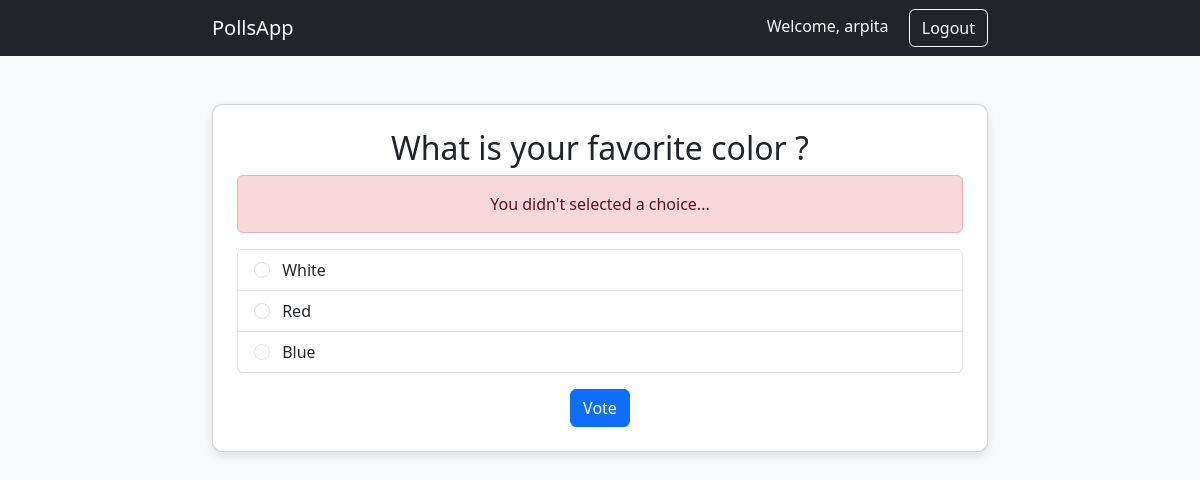
Screenshot of /polls/2/user_vote/ (signed in) with the database file from the repository.
### polls/models.py (models this page shows, shortened)
class Question(models.Model):
    question_text = models.CharField(max_length = 200)
    pub_date = models.DateTimeField("date published")

class Choice(models.Model):
    question = models.ForeignKey(Question, on_delete=models.CASCADE)
    choice_text = models.CharField(max_length= 200)
    votes = models.IntegerField(default= 0)

### polls/views.py (the view, shortened to what this page needs)
# urls.py: path("<int:question_id>/user_vote/", views.user_vote, name="user_vote"),
@login_required(login_url="/accounts/login/")
def user_vote(request, question_id):
    question = get_object_or_404(Question, pk = question_id)
    try:
        selected_choice = question.choice_set.get(pk = request.POST["choice"])
    except(KeyError, Choice.DoesNotExist):
        return render(
            request,
            "polls/detail.html",
            {
                "question": question,
                "error_message": "You didn't selected a choice...",
            },
        )
    else:
        selected_choice.votes = F("votes") + 1
        selected_choice.save(update_fields = ["votes"])
        selected_choice.refresh_from_db()
        Vote.objects.create(user = request.user, question = question, choice = selected_choice)
    return HttpResponseRedirect(reverse("polls:results", args = (question.id,)))

### polls/templates/polls/detail.html (shortened to what this page needs)
{% extends "polls/base.html" %}
{% block content %}
    {% if user.is_authenticated %}
        <div class="card poll-card p-4">
            <h2 class="text-center">{{ question.question_text }}</h2>
            {% if error_message %}
                <p class="alert alert-danger text-center">{{ error_message }}</p>
            {% endif %}
            <form action="{% url 'polls:user_vote' question.id %}" method="post">
                <div class="list-group">
                    {% for choice in question.choice_set.all %}
                        <label class="list-group-item">
                            <input type="radio" name="choice" value="{{ choice.id }}" class="form-check-input me-2">
                            {{ choice.choice_text }}
                        </label>
                    {% endfor %}
                </div>
                <div class="text-center mt-3">
                    <button type="submit" class="btn btn-primary">Vote</button>
                </div>
            </form>
        </div>
    {% else %}
        <p class="alert alert-warning text-center">You need to <a href="{% url 'login' %}?next={{ request.path }}">log in</a> to see poll details and vote.</p>
    {% endif %}
{% endblock %}

### polls/templates/polls/base.html (shortened to what this page needs)
<!DOCTYPE html>
<html lang="en">
<head>
    <link href="https://cdn.jsdelivr.net/npm/bootstrap@5.3.2/dist/css/bootstrap.min.css" rel="stylesheet">
</head>
<body>
    <nav class="navbar navbar-expand-lg navbar-dark bg-dark">
        <div class="container">
            <a class="navbar-brand" href="{% url 'polls:index' %}">PollsApp</a>
            <div class="ms-auto">
                {% if user.is_authenticated %}
                    <span class="text-light me-3">Welcome, {{ user.username }}</span>
                    <form method="post" action="{% url 'logout' %}" class="d-inline">
                        <button type="submit" class="btn btn-outline-light">Logout</button>
                    </form>
                {% else %}
                    <a href="{% url 'polls:register' %}" class="btn btn-outline-light">Register</a>
                    <a href="{% url 'login' %}" class="btn btn-outline-light">Login</a>
                {% endif %}
            </div>
        </div>
    </nav>
    <div class="container mt-5">
        {% block content %}{% endblock %}
    </div>
</body>
</html>

### polls/templates/polls/base.html (style rules this page uses)
body { background-color: #f8f9fa; }
.container { max-width: 800px; }
.poll-card { border-radius: 10px; box-shadow: 0 4px 8px rgba(0, 0, 0, 0.1); }

### rows the page displays
Question: question_text "What is your favorite color ?"
Choice: choice_text "White"
Choice: choice_text "Red"
Choice: choice_text "Blue"

### other values shown
{{ user.username }} "arpita"
{{ error_message }} "You didn't selected a choice..."
